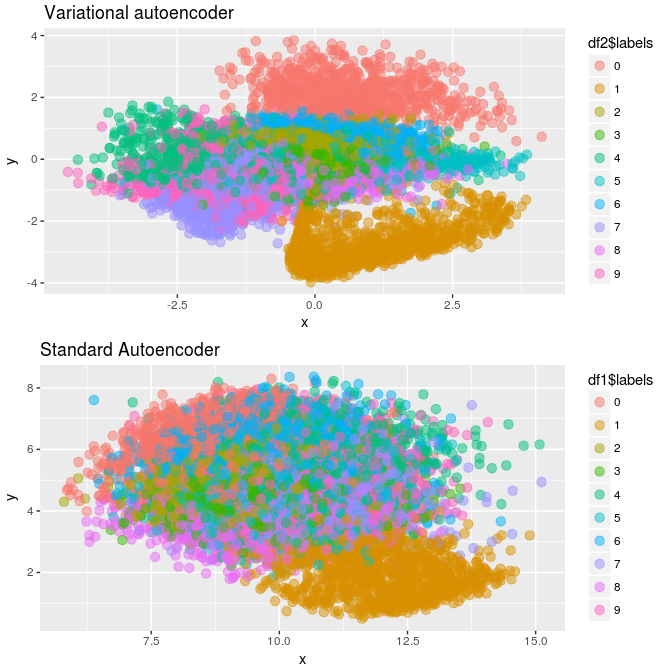

Write the R code that produced this figure.
df1 = read.csv("/media/petrichor/data/future/autoencoders/visualizations/weights/ae.csv")
df2 = read.csv("/media/petrichor/data/future/autoencoders/visualizations/weights/vaeout.csv")

library(ggplot2)
library(gridExtra)

df2$labels<- as.factor(df2$labels)
g1 <-ggplot(df2, aes(x, y=y, color = df2$labels)) +
  geom_point(size = 3 ,alpha=.5) +
  ggtitle("Variational autoencoder")

df1$labels<- as.factor(df1$labels)
g2 <-ggplot(df1, aes(x, y=y, color = df1$labels)) +
  geom_point(size = 3 ,alpha=.5) +
  ggtitle("Standard Autoencoder")

grid.arrange(g1, g2, ncol=1)
